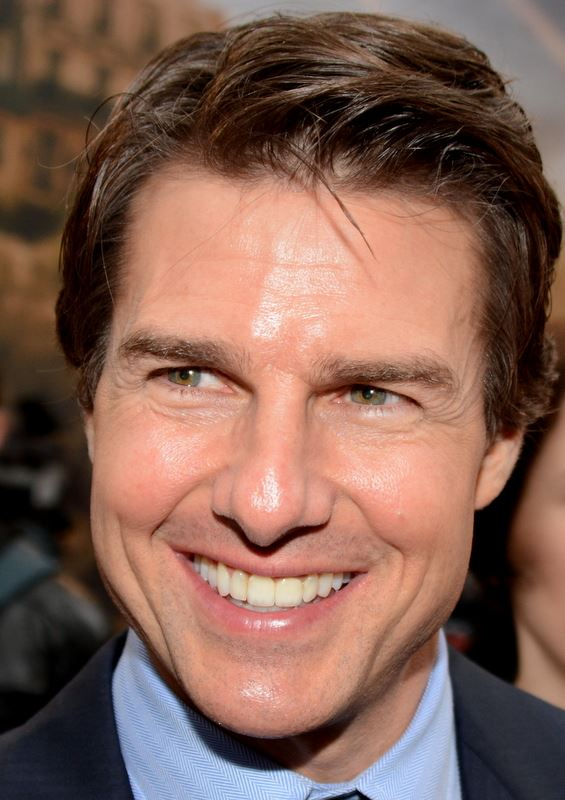
#> input picture images/Tom_Cruise.jpg, 565 x 800 px
$ python test.py
#> lines starting #> are read from the running program, lines starting #| are printed output that depends on the picture
import cv2 as cv
import numpy as np
import matplotlib.pyplot as plt


def plot_demo(image):
    plt.hist(image.ravel(), 256, [0, 256])
    plt.show("直方图")


def image_hist(image):
    color = ('blue', 'green', 'red')
    for i, color in enumerate(color):  # 绘制每一个颜色对应的直方图，从容器中进行迭代
        hist = cv.calcHist([image], [i], None, [256], [0, 256])
        plt.plot(hist, color=color)
        plt.xlim([0, 256])
    plt.show()


"""images: 输入的图像。
   channels: 需要统计直方图的第几通道
   mask: 可选的操作掩膜。
   histSize: 指的是直方图分成多少个区间，就是 bin的个数
   ranges: 每个维度中bin的取值范围，统计像素值的区间
"""
src = cv.imread("../images/Tom_Cruise.jpg")
#> src is the input picture: shape (800, 565, 3); mean B, G, R 84.5, 96.8, 130.8
cv.namedWindow("input image", cv.WINDOW_AUTOSIZE)
cv.imshow("input image", src)
# plot_demo(src)
image_hist(src)
#> in image_hist, `plt.show()`:
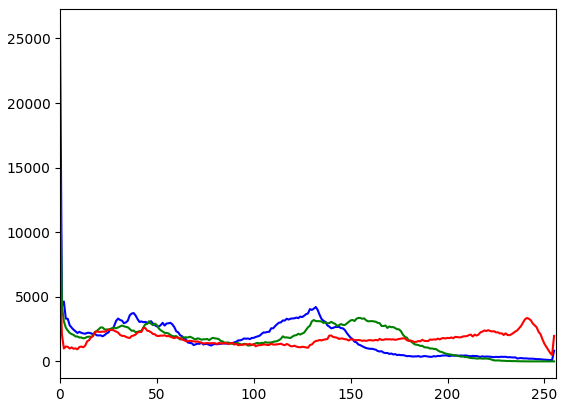
#> figure drawn by matplotlib, 1 panel; curve peaks at x = 0, y = 26007; curve peaks at x = 0, y = 15337; curve peaks at x = 0, y = 6620

cv.waitKey(0)
cv.destroyAllWindows()

$ run again, with images/000045.jpg copied over images/Tom_Cruise.jpg
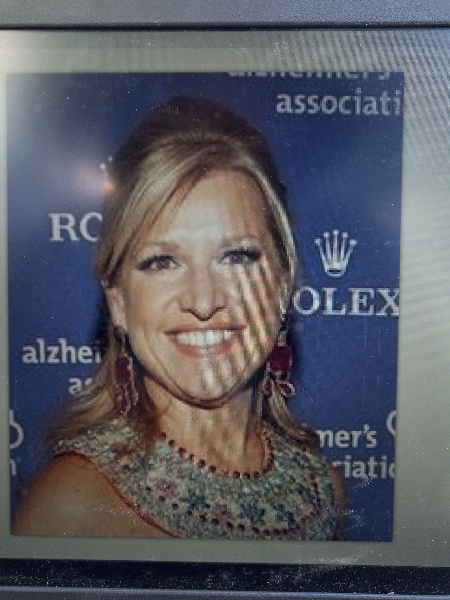
#> input picture images/000045.jpg, 450 x 600 px
#> src is the input picture: shape (600, 450, 3); mean B, G, R 98.9, 90.1, 89.3
#> in image_hist, `plt.show()`:
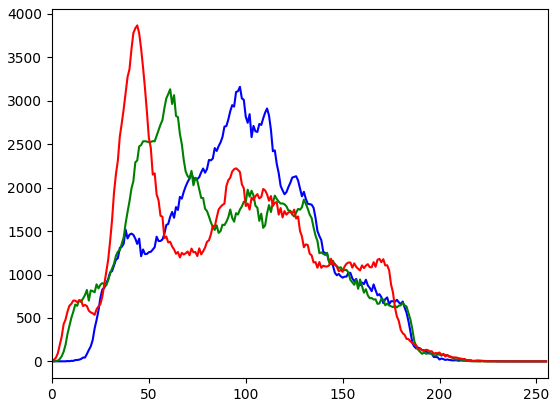
#> figure drawn by matplotlib, 1 panel; curve peaks at x = 97, y = 3160; curve peaks at x = 61, y = 3132; curve peaks at x = 44, y = 3867

$ run again, with images/000045.jpg_crop.jpg copied over images/Tom_Cruise.jpg
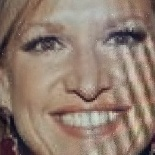
#> input picture images/000045.jpg_crop.jpg, 155 x 155 px
#> src is the input picture: shape (155, 155, 3); mean B, G, R 111.5, 124.6, 144.8
#> in image_hist, `plt.show()`:
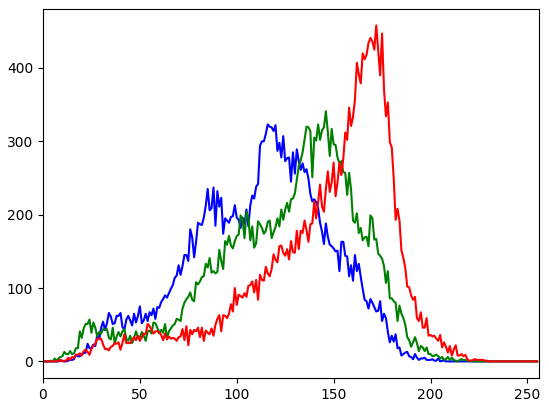
#> figure drawn by matplotlib, 1 panel; curve peaks at x = 116, y = 323; curve peaks at x = 146, y = 341; curve peaks at x = 172, y = 458
